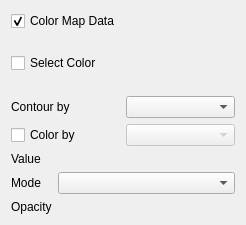
<?xml version="1.0" encoding="UTF-8"?>
<ui version="4.0">
 <class>ModuleContourWidget</class>
 <widget class="QWidget" name="ModuleContourWidget">
  <property name="geometry">
   <rect>
    <x>0</x>
    <y>0</y>
    <width>246</width>
    <height>225</height>
   </rect>
  </property>
  <property name="windowTitle">
   <string>Form</string>
  </property>
  <layout class="QVBoxLayout" name="verticalLayout">
   <item>
    <layout class="QHBoxLayout" name="horizontalLayout_2">
     <item>
      <widget class="QCheckBox" name="cbColorMapData">
       <property name="layoutDirection">
        <enum>Qt::LeftToRight</enum>
       </property>
       <property name="text">
        <string>Color Map Data</string>
       </property>
       <property name="checked">
        <bool>true</bool>
       </property>
      </widget>
     </item>
    </layout>
   </item>
   <item>
    <layout class="QHBoxLayout" name="horizontalLayout">
     <item>
      <widget class="QCheckBox" name="cbSelectColor">
       <property name="layoutDirection">
        <enum>Qt::LeftToRight</enum>
       </property>
       <property name="text">
        <string>Select Color</string>
       </property>
      </widget>
     </item>
     <item>
      <widget class="pqColorChooserButton" name="colorChooser" native="true"/>
     </item>
     <item>
      <spacer name="horizontalSpacer">
       <property name="orientation">
        <enum>Qt::Horizontal</enum>
       </property>
       <property name="sizeHint" stdset="0">
        <size>
         <width>40</width>
         <height>20</height>
        </size>
       </property>
      </spacer>
     </item>
    </layout>
   </item>
   <item>
    <layout class="QHBoxLayout" name="horizontalLayout_4">
     <item>
      <widget class="QLabel" name="label">
       <property name="text">
        <string>Contour by</string>
       </property>
      </widget>
     </item>
     <item>
      <widget class="tomviz::ScalarsComboBox" name="comboContourByArray"/>
     </item>
    </layout>
   </item>
   <item>
    <layout class="QHBoxLayout" name="horizontalLayout_3">
     <item>
      <widget class="QCheckBox" name="cbColorByArray">
       <property name="text">
        <string>Color by</string>
       </property>
      </widget>
     </item>
     <item>
      <widget class="QComboBox" name="comboColorByArray">
       <property name="enabled">
        <bool>false</bool>
       </property>
      </widget>
     </item>
    </layout>
   </item>
   <item>
    <layout class="QFormLayout" name="formLayout">
     <item row="1" column="0">
      <widget class="QLabel" name="label_2">
       <property name="text">
        <string>Value</string>
       </property>
      </widget>
     </item>
     <item row="1" column="1">
      <widget class="tomviz::DoubleSliderWidget" name="sliValue" native="true"/>
     </item>
     <item row="2" column="0">
      <widget class="QLabel" name="label_5">
       <property name="text">
        <string>Mode</string>
       </property>
      </widget>
     </item>
     <item row="2" column="1">
      <widget class="QComboBox" name="cbRepresentation"/>
     </item>
     <item row="3" column="0">
      <widget class="QLabel" name="label_4">
       <property name="text">
        <string>Opacity</string>
       </property>
      </widget>
     </item>
     <item row="3" column="1">
      <widget class="tomviz::DoubleSliderWidget" name="sliOpacity" native="true"/>
     </item>
    </layout>
   </item>
  </layout>
 </widget>
 <customwidgets>
  <customwidget>
   <class>tomviz::DoubleSliderWidget</class>
   <extends>QWidget</extends>
   <header>DoubleSliderWidget.h</header>
   <container>1</container>
  </customwidget>
  <customwidget>
   <class>pqColorChooserButton</class>
   <extends>QWidget</extends>
   <header>pqColorChooserButton.h</header>
   <container>1</container>
  </customwidget>
  <customwidget>
   <class>tomviz::ScalarsComboBox</class>
   <extends>QComboBox</extends>
   <header>legacy/modules/ScalarsComboBox.h</header>
  </customwidget>
 </customwidgets>
 <tabstops>
  <tabstop>cbColorMapData</tabstop>
  <tabstop>cbSelectColor</tabstop>
  <tabstop>comboContourByArray</tabstop>
  <tabstop>cbColorByArray</tabstop>
  <tabstop>comboColorByArray</tabstop>
  <tabstop>cbRepresentation</tabstop>
 </tabstops>
 <resources/>
 <connections>
  <connection>
   <sender>cbColorByArray</sender>
   <signal>toggled(bool)</signal>
   <receiver>comboColorByArray</receiver>
   <slot>setEnabled(bool)</slot>
   <hints>
    <hint type="sourcelabel">
     <x>71</x>
     <y>84</y>
    </hint>
    <hint type="destinationlabel">
     <x>187</x>
     <y>84</y>
    </hint>
   </hints>
  </connection>
  <connection>
   <sender>cbColorByArray</sender>
   <signal>toggled(bool)</signal>
   <receiver>cbSelectColor</receiver>
   <slot>setDisabled(bool)</slot>
   <hints>
    <hint type="sourcelabel">
     <x>71</x>
     <y>84</y>
    </hint>
    <hint type="destinationlabel">
     <x>63</x>
     <y>52</y>
    </hint>
   </hints>
  </connection>
  <connection>
   <sender>cbColorByArray</sender>
   <signal>toggled(bool)</signal>
   <receiver>colorChooser</receiver>
   <slot>setDisabled(bool)</slot>
   <hints>
    <hint type="sourcelabel">
     <x>71</x>
     <y>84</y>
    </hint>
    <hint type="destinationlabel">
     <x>122</x>
     <y>52</y>
    </hint>
   </hints>
  </connection>
 </connections>
</ui>
